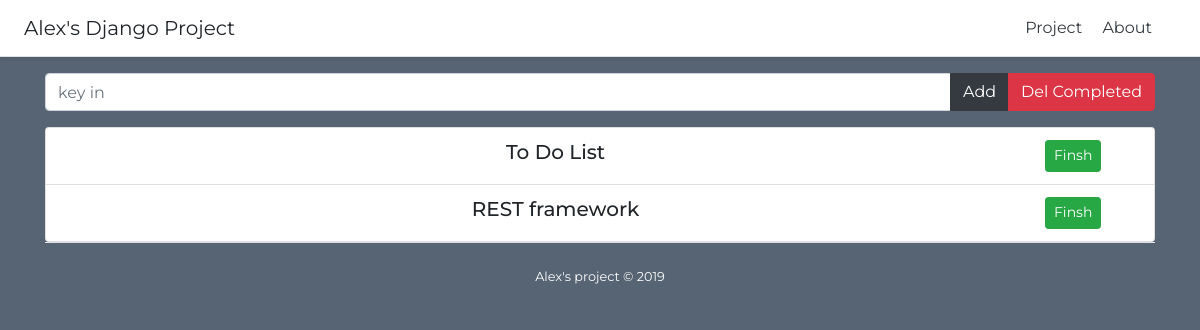
Page /week1/ on the earlier database version.
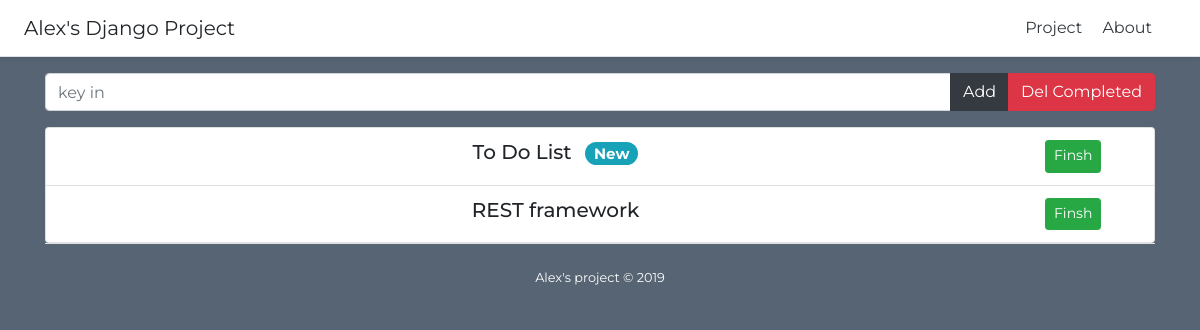
Same page on the later database version.
### main/models.py (models this page shows)
class Lists(models.Model):
    title = models.CharField(max_length=100)
    completed = models.BooleanField(default=False)
    created_at = models.DateTimeField(auto_now=True)

### main/views.py (the view)
# urls.py: path('week1/', views.week1,name='week1'),
def week1(request):
    return render(request, 'week1/index.html', {
        'Lists': Lists.objects.all(),
    })

### templates/week1/index.html (shortened to what this page needs)
{% extends 'index/base.html' %}
{% load static %}
{% block content %}
<div class="container text-center">
    <div class="input-group mb-3">
        <input id="list_input" type="text" class="form-control" placeholder="key in" aria-label="key in" aria-describedby="basic-addon2">
        <div class="input-group-append">
            <button id="list_add" class="btn btn-dark" type="button">Add</button>
            <a href="{% url 'del_completed' %}" role="button" class="btn btn-danger">Del Completed</a>
        </div>
    </div>
    <div>
        <ul class="list-group">
            {% now "Ymd" as today %}
            {% for List in Lists %}
            <li class="list-group-item d-flex {% if List.completed == True %}completed{% endif %}">
                <h5 class="col-10 col-md-11">{{ List.title }}
                    {% if List.created_at|date:'Ymd' == today  %}
                        {% if List.completed == False  %}
                        <span class="badge badge-pill badge-info ml-2">New</span>
                        {% endif %}
                    {% endif %}
                </h5>
                <a href="{% url 'list_finsh' List.id %}" role="button"  class="btn btn-success btn-sm justify-content-end {% if List.completed == True %}disabled" aria-disabled="true"{% else %}"{% endif %}>Finsh</a>
            </li>
            {% endfor %}
          </ul>
    </div>
</div>
{% endblock %}

Differences in the rows shown:
changed Lists "To Do List": now shows "New"
